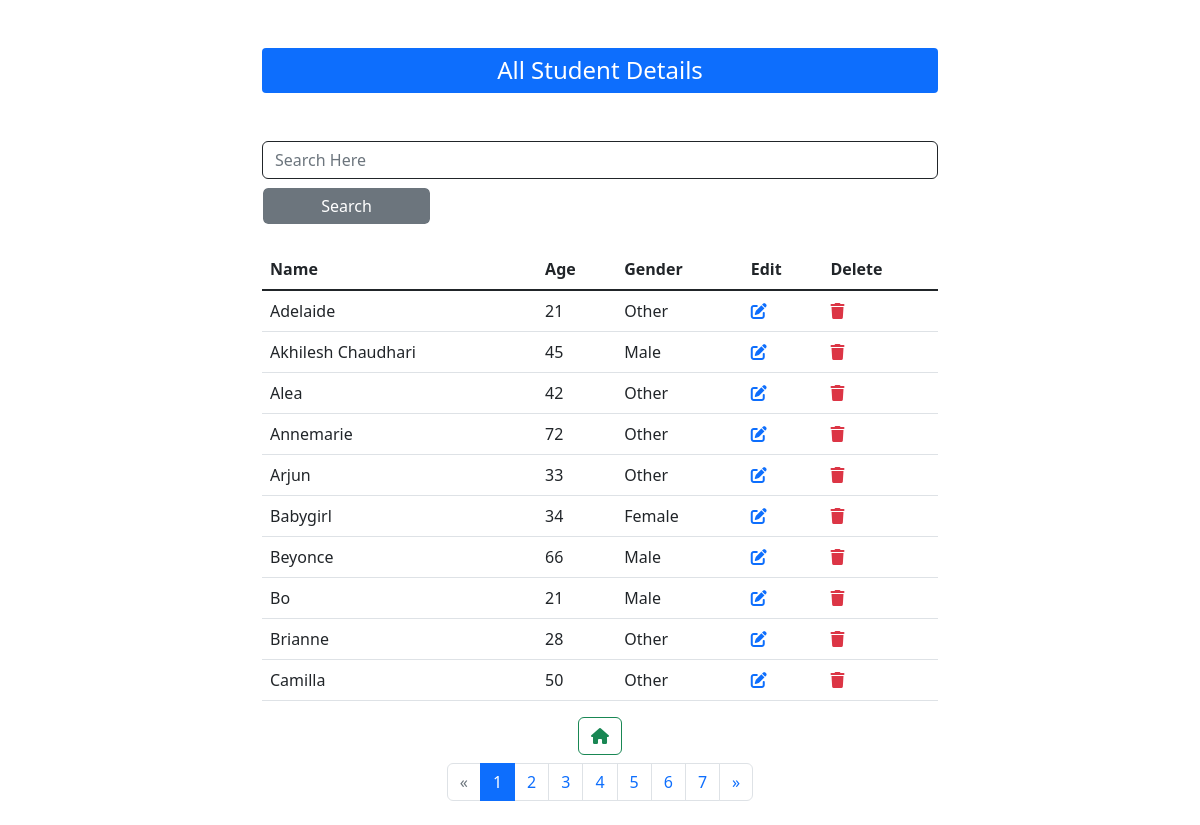
/allstduent/, run on the app's committed database.
### core/models.py (models this page shows)
class Student(models.Model):
    name = models.CharField(max_length=100)
    age = models.IntegerField()
    gender = models.CharField(choices=SELECT_GENDER,max_length=100)

### core/views.py (the view)
# urls.py: path('allstduent/', views.all_student, name="allstudent"),
def all_student(request):
    name = request.GET.get('byName')
    students = Student.objects.all()
    if name:
        students=students.filter(Q(name__icontains=name) | Q(gender=name))
    students = students.order_by("name")
    paginator = Paginator(students,per_page=10,orphans=2)
    page = request.GET.get('page',1)
    page_obj = paginator.get_page(page)
    page_range = paginator.get_elided_page_range(number=page)
    context = {
        'students': students,
        'page_obj':page_obj,
        "page_range":page_range
    }
    return render(request,"core/all_student.html",context)

### core/templates/core/all_student.html (shortened to what this page needs)
{% extends "core/base.html" %}
{% block content %}
<div class="student-details container">
    <h4 class="bg-primary text-center my-5 text-white py-2 rounded-1">All Student Details</h4>
    <form action="" method="get" >
        <div class="fom-control">
            <input type="text" name="byName" required class="form-control" placeholder ="Search Here" autocomplete="off">
            <input type="submit" value="Search" class="form-control w-25 bg-secondary text-white mt-2"  autocomplete="off">
        </div>
    </form>
    <table class="table mt-4">
        <thead>
            <tr>
                <th scope="col">Name</th>
                <th scope="col">Age</th>
                <th scope="col">Gender</th>
                <th scope="col">Edit</th>
                <th scope="col">Delete</th>
            </tr>
        </thead>
        <tbody class="table-group-divider">
        {% for student in page_obj %}
                <tr>
                    <td scope="row">{{ student.name }}</td>
                    <td scope="row">{{ student.age }}</td>
                    <td scope="row">{{ student.gender }}</td>
                     <td scope="row">
                        <a class="btn-sm" href="{% url 'edit' student.id %}">
                            <i class="fa-solid fa-edit"></i>
                        </a>
                    </td>
                    <td scope="row">
                        <a class="text-danger btn-sm" href="{% url 'delete' student.id %}">
                            <i class="fa-solid fa-trash"></i>
                        </a>
                    </td>
                </tr>
            {% endfor %}
        </tbody>
    </table>
    <div class="text-center mx-3">
        <a href="{% url "home" %}" class="btn btn-outline-success"><i class="fa fa-home" aria-hidden="true"></i></a>
    </div>
    <ul class="pagination justify-content-center flex-wrap mt-2 mb-4">
        {% if page_obj.has_previous %}
            <li class="page-item"><a class="page-link" href="?page={{ page_obj.previous_page_number }}">&laquo;</a></li>
        {% else %}
            <li class="disabled page-item"><span class="page-link">&laquo;</span></li>
        {% endif %}
        {% for i in page_range|default_if_none:page_obj.paginator.get_elided_page_range %}
            {% if page_obj.number == i %}
                <li class="active page-item">
                    <span class="page-link">{{ i }} <span class="sr-only bg-black">(current)</span></span>
                </li>
            {% else %}
                {% if i == page_obj.paginator.ELLIPSIS %}
                    <li class="page-item"><span class="page-link">{{ i }}</span></li>
                {% else %}
                    <li class="page-item"><a class="page-link" href="?page={{ i }}">{{ i }}</a></li>
                {% endif %}
            {% endif %}
        {% endfor %}
        {% if page_obj.has_next %}
            <li class="page-item"><a class="page-link" href="?page={{ page_obj.next_page_number }}">&raquo;</a></li>
        {% else %}
            <li class="disabled page-item"><span class="page-link">&raquo;</span></li>
        {% endif %}
    </ul>
</div>
{% endblock content %}

### core/static/core/style.css (style rules this page uses)
.container { width: clamp(500px, 80%, 700px); ; }
a { transition: 300ms; }
input { box-shadow: none !important; outline: none !important; border:1px solid !important; transition: all 200ms; }

### data on the page
Student: name "Adelaide", age "21", gender "Other"
Student: name "Akhilesh Chaudhari", age "45", gender "Male"
Student: name "Alea", age "42", gender "Other"
Student: name "Annemarie", age "72", gender "Other"
Student: name "Arjun", age "33", gender "Other"
Student: name "Babygirl", age "34", gender "Female"
Student: name "Beyonce", age "66", gender "Male"
Student: name "Bo", age "21", gender "Male"
Student: name "Brianne", age "28", gender "Other"
Student: name "Camilla", age "50", gender "Other"

### other printed values
{{ i }} "1"
{{ i }} "2" "3" "4" "5" "6" "7"
